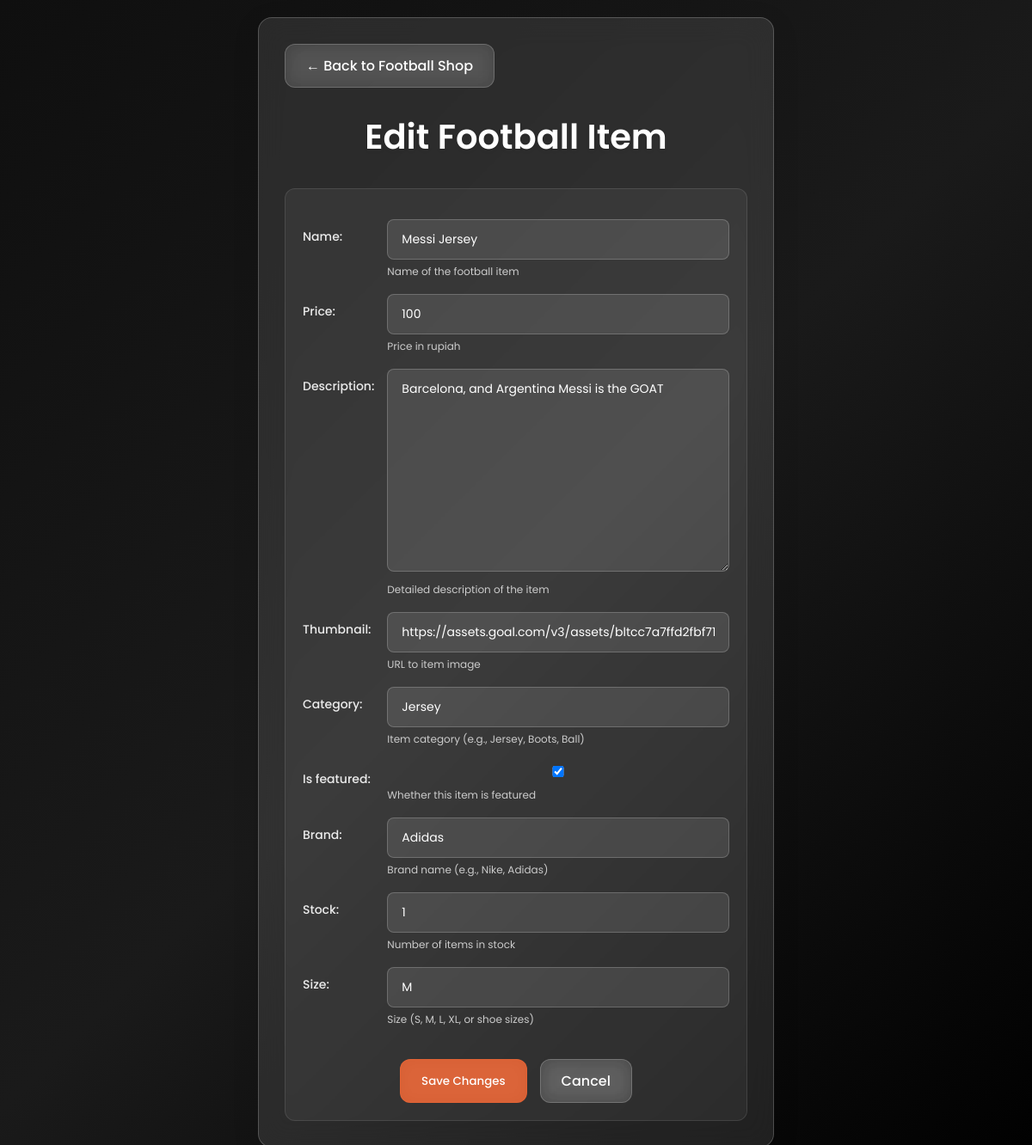
Before: /edit_football_item/5/edit with the older database file.
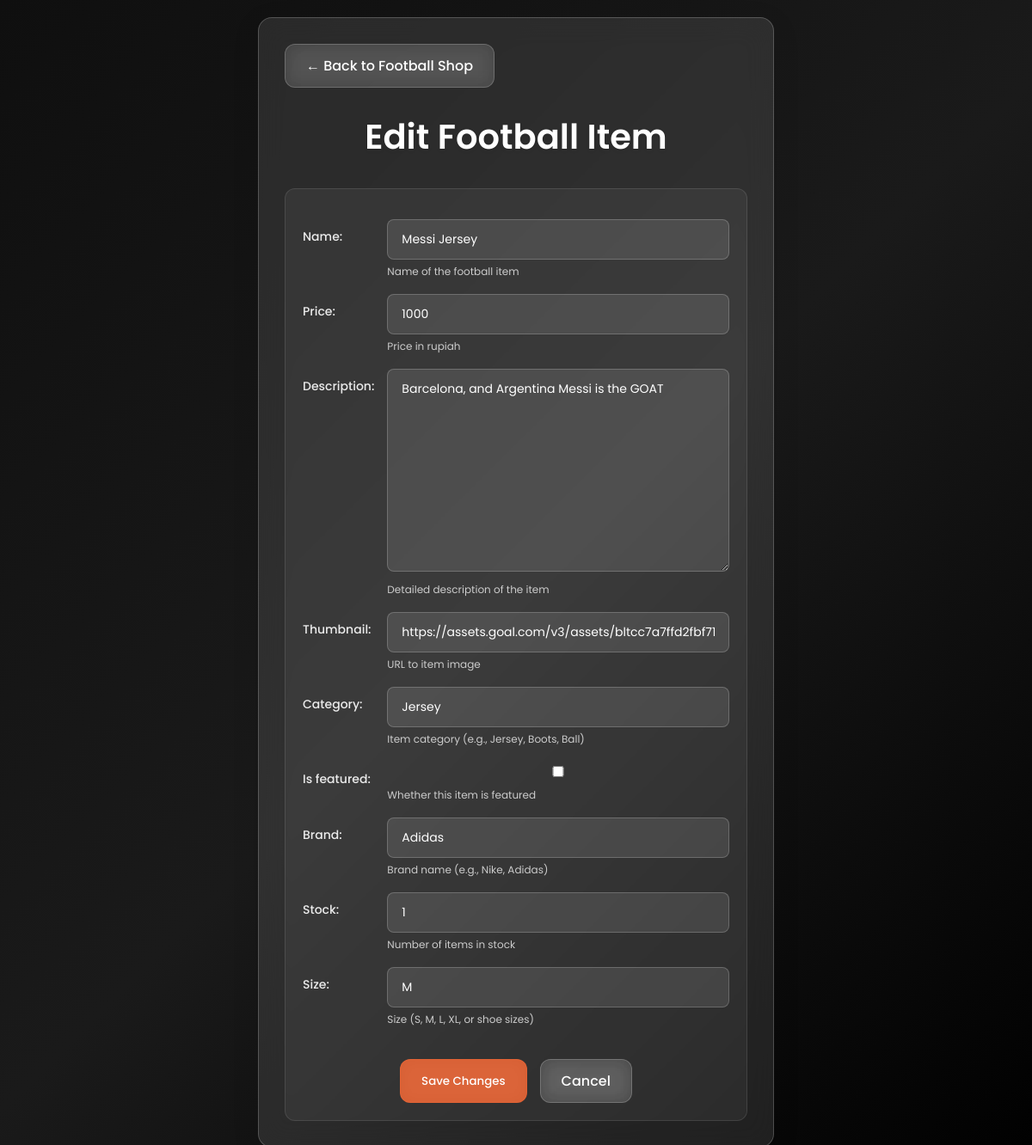
After: the same page with the newer database file.
### main/models.py (models this page shows)
class FootballItem(models.Model):
    user = models.ForeignKey(User, on_delete=models.CASCADE, null=True)
    name = models.CharField(max_length=255, help_text="Name of the football item")
    price = models.IntegerField(help_text="Price in rupiah")
    description = models.TextField(help_text="Detailed description of the item")
    thumbnail = models.URLField(max_length=500, help_text="URL to item image")
    category = models.CharField(max_length=100, help_text="Item category (e.g., Jersey, Boots, Ball)")
    is_featured = models.BooleanField(default=False, help_text="Whether this item is featured")
    brand = models.CharField(max_length=100, blank=True, null=True, help_text="Brand name (e.g., Nike, Adidas)")
    stock = models.IntegerField(default=0, help_text="Number of items in stock")
    size = models.CharField(max_length=10, blank=True, null=True, help_text="Size (S, M, L, XL, or shoe sizes)")
    created_at = models.DateTimeField(auto_now_add=True)
    updated_at = models.DateTimeField(auto_now=True)

### main/views.py (the view)
# urls.py: path('edit_football_item/<int:id>/edit', edit_football_item, name='edit_football_item'),
def edit_football_item(request, id):
    football_item = get_object_or_404(FootballItem, pk=id)
    form = FootballItemForm(request.POST or None, instance=football_item)
    if form.is_valid() and request.method == "POST":
        form.save()
        return redirect('main:show_main')
    context = {'form': form}
    return render(request, 'edit_football_item.html', context)

### main/forms.py (shortened to what this page needs)
class FootballItemForm(ModelForm):
    class Meta:
        model = FootballItem
        fields = ["name", "price", "description", "thumbnail", "category", "is_featured", "brand", "stock", "size"]

### main/templates/edit_football_item.html (shortened to what this page needs)
<!DOCTYPE html>
<html lang="en">
<head>
    {% load static %}
    <link rel="stylesheet" type="text/css" href="{% static 'css/global.css' %}">
</head>
<body>
    <div class="main-container">
        <div class="edit-card">
            <div class="back-button">
                <a href="{% url 'main:show_main' %}" class="btn-glass">← Back to Football Shop</a>
            </div>
            <h1 class="edit-title">Edit Football Item</h1>
            <div class="form-container">
                <form method="POST">
                    <table class="form-table">
                        {{ form.as_table }}
                    </table>
                    <div class="form-actions">
                        <input type="submit" value="Save Changes" class="btn-glass primary"/>
                        <a href="{% url 'main:show_main' %}" class="btn-glass">Cancel</a>
                    </div>
                </form>
            </div>
        </div>
    </div>
</body>
</html>

### static/css/global.css (style rules this page uses)
*, *:before, *:after { padding: 0; margin: 0; box-sizing: border-box; }
.helptext { font-size: 12px; color: #cccccc; margin-top: 5px; }

### main/templates/edit_football_item.html (style rules this page uses)
body { background: linear-gradient(135deg, #0f0f0f 0%, #1a1a1a 50%, #000000 100%); min-height: 100vh; font-family: 'Poppins', sans-serif; margin: 0; padding: 20px; color: white; }
.main-container { max-width: 600px; margin: 0 auto; }
.edit-card { background: rgba(255, 255, 255, 0.1); backdrop-filter: blur(16px); border: 1px solid rgba(255, 255, 255, 0.2); box-shadow: 0 8px 32px rgba(0, 0, 0, 0.1); border-radius: 16px; padding: 30px; margin-bottom: 30px; }
.back-button { margin-bottom: 20px; }
.btn-glass { padding: 12px 24px; border: none; border-radius: 12px; background: rgba(255, 255, 255, 0.1); backdrop-filter: blur(10px); border: 1px solid rgba(255, 255, 255, 0.2); color: white; font-weight: 500; cursor: pointer; transition: all 0.3s cubic-bezier(0.4, 0, 0.2, 1); text-decoration: none; display: inline-block; font-family: 'Poppins', sans-serif; position: relative; overflow: hidden; }
.btn-glass::before { content: ''; position: absolute; top: 0; left: -100%; width: 100%; height: 100%; background: linear-gradient(90deg, transparent, rgba(255, 255, 255, 0.2), transparent); transition: left 0.5s ease; }
.btn-glass::after { content: ''; position: absolute; top: 50%; left: 50%; width: 0; height: 0; background: rgba(255, 255, 255, 0.3); border-radius: 50%; transform: translate(-50%, -50%); transition: width 0.6s, height 0.6s; }
.btn-glass.primary { background: rgba(255, 107, 53, 0.8); border: 1px solid rgba(255, 107, 53, 0.3); }
.edit-title { color: white; font-size: 2.5rem; font-weight: 600; margin-bottom: 30px; text-shadow: 0 2px 4px rgba(0, 0, 0, 0.1); text-align: center; }
.form-container { background: rgba(255, 255, 255, 0.05); border-radius: 12px; padding: 20px; border: 1px solid rgba(255, 255, 255, 0.1); }
.form-table { width: 100%; border-collapse: separate; border-spacing: 0 15px; }
.form-table th { color: rgba(255, 255, 255, 0.9); font-weight: 500; padding: 0 15px 0 0; text-align: left; vertical-align: top; padding-top: 10px; font-size: 14px; }
.form-table td { padding: 0; }
.form-table input, .form-table textarea, .form-table select { width: 100%; padding: 12px 16px; border: 1px solid rgba(255, 255, 255, 0.2); border-radius: 8px; background: rgba(255, 255, 255, 0.1); color: white; font-family: 'Poppins', sans-serif; font-size: 14px; transition: all 0.3s ease; box-sizing: border-box; }
.form-table input::placeholder, .form-table textarea::placeholder { color: rgba(255, 255, 255, 0.6); }
.form-table textarea { min-height: 100px; resize: vertical; }
.form-actions { display: flex; gap: 15px; justify-content: center; margin-top: 20px; }

Changed rows visible on the page:
changed FootballItem "Messi Jersey": price "100" → "1000"; is_featured "☑" → "☐"
